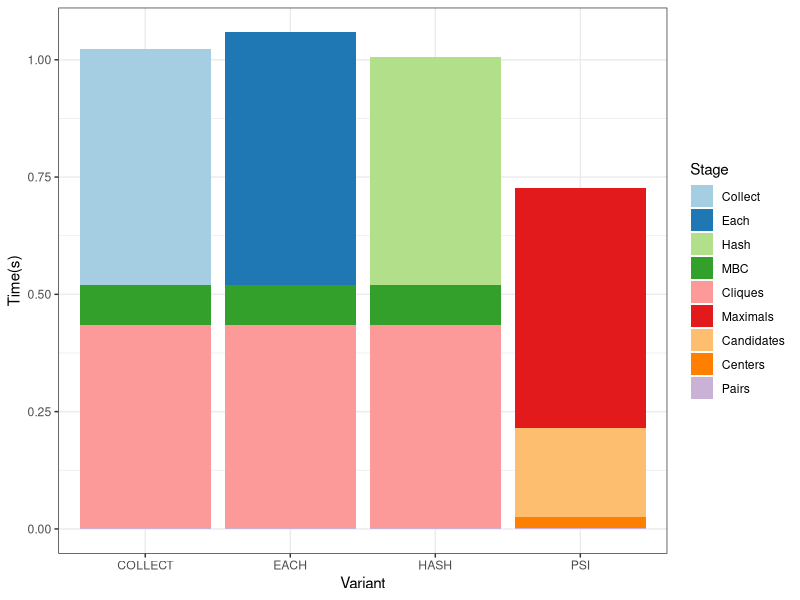
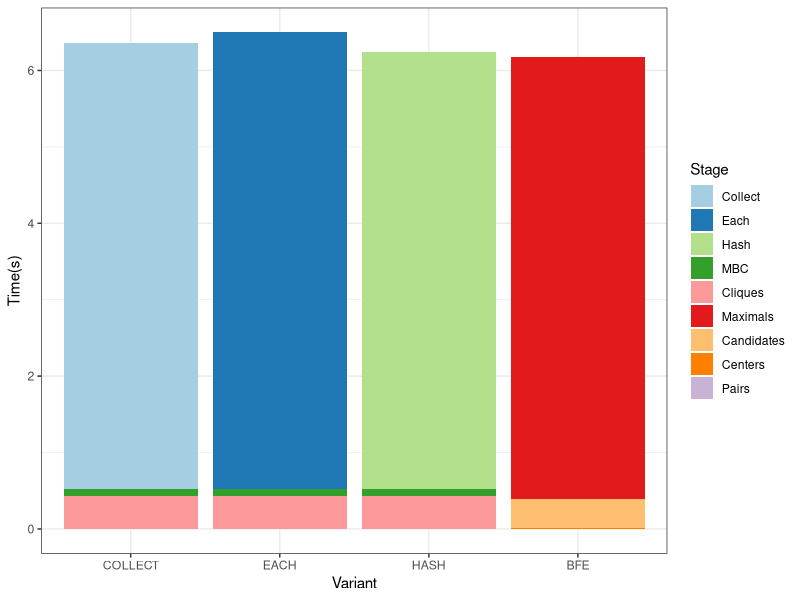
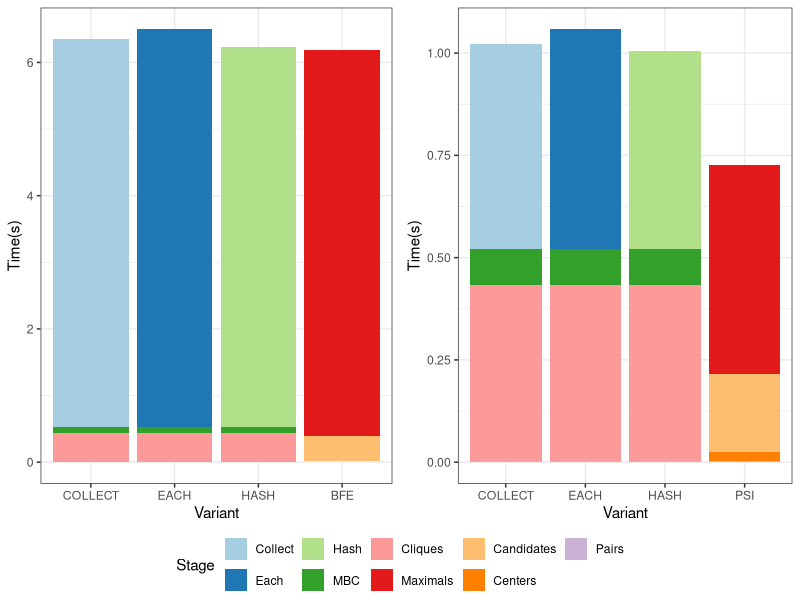
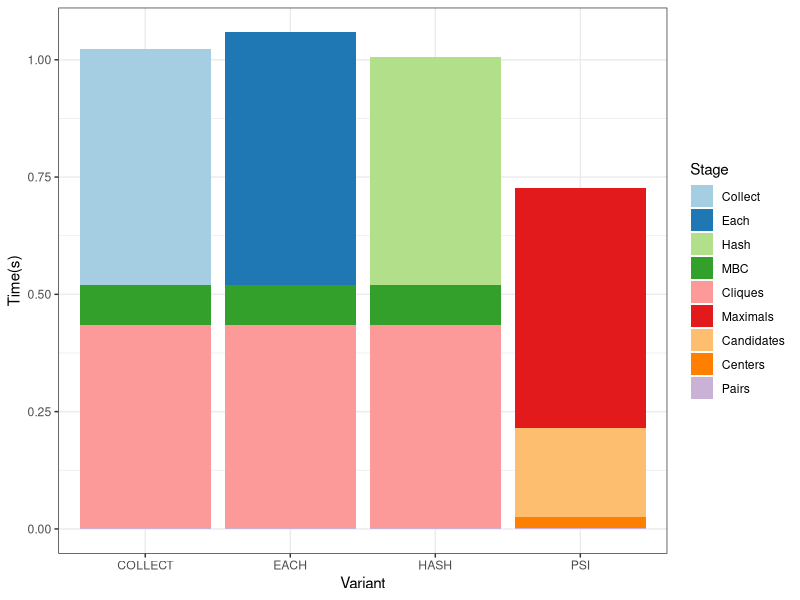
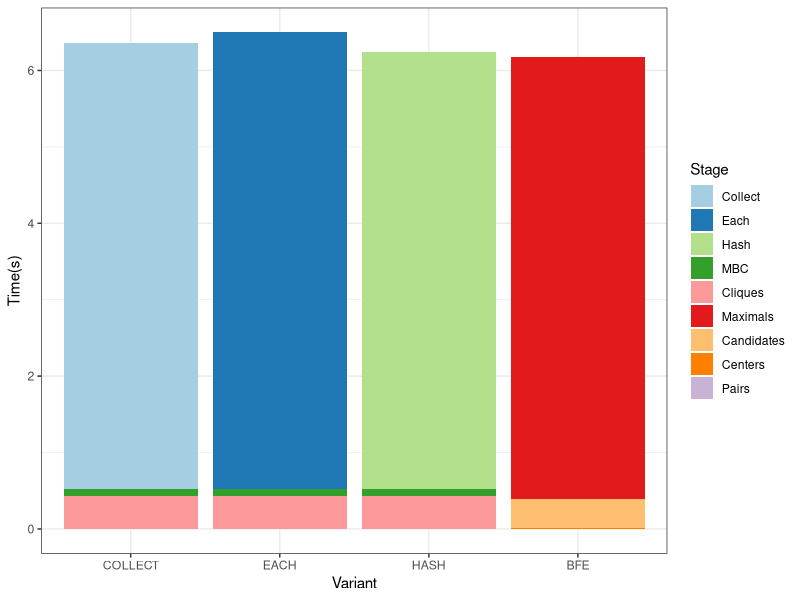
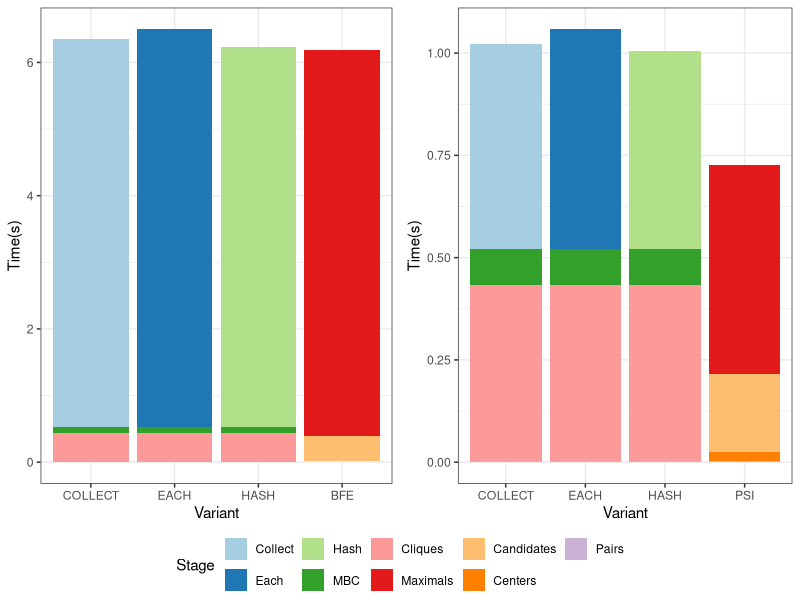

Write R code to recreate these figures, in order.
library(tidyverse)
library(ggpubr)

W = 6
H = 4
psi <- read_tsv("cmbc_psi_stages.tsv")

labels = c("Collect","Each","Hash","MBC","Cliques","Maximals","Candidates","Centers","Pairs")
q = ggplot(data = psi, aes(x = variant, y = time, fill = stage)) +
  geom_bar(stat="identity", position="stack") +
  labs(x="Variant", y="Time(s)") +
  theme_bw() + 
  scale_fill_brewer(name = "Stage", palette = "Paired", labels = labels) 
  
plot(q)
ggsave(paste0("cmbc_psi.pdf"), width = W, height = H)

bfe <- read_tsv("cmbc_bfe_stages.tsv")
bfe_levels <- c("COLLECT", "EACH", "HASH", "BFE")
p = ggplot(data = bfe, aes(x = factor(variant, level = bfe_levels), y = time, fill = stage)) +
  geom_bar(stat="identity", position="stack") +
  labs(x="Variant", y="Time(s)") +
  theme_bw() + 
  scale_fill_brewer(name = "Stage", palette = "Paired", labels = labels) 

plot(p)
ggsave(paste0("cmbc_bfe.pdf"), width = W, height = H)

ggarrange(p, q, ncol=2, nrow=1, common.legend = TRUE, legend="bottom")
ggsave(paste0("cmbc.pdf"), width = 10, height = 4)
